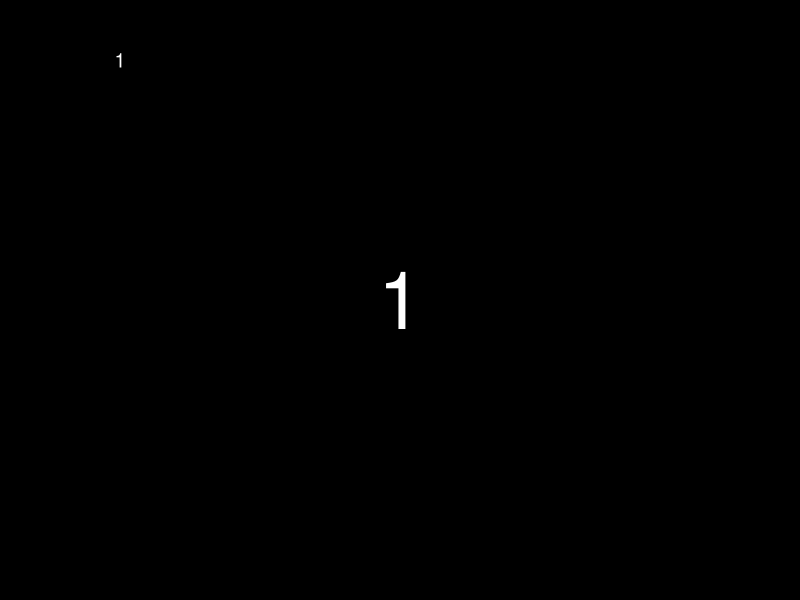
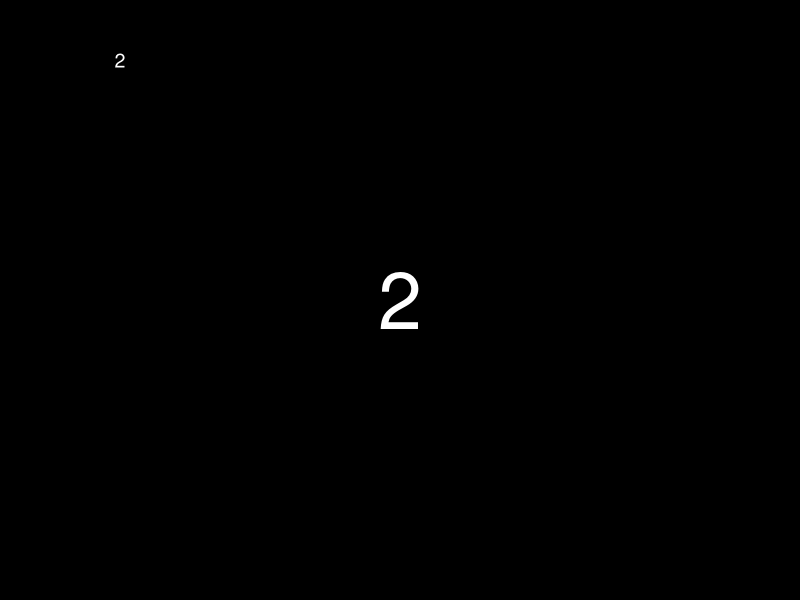
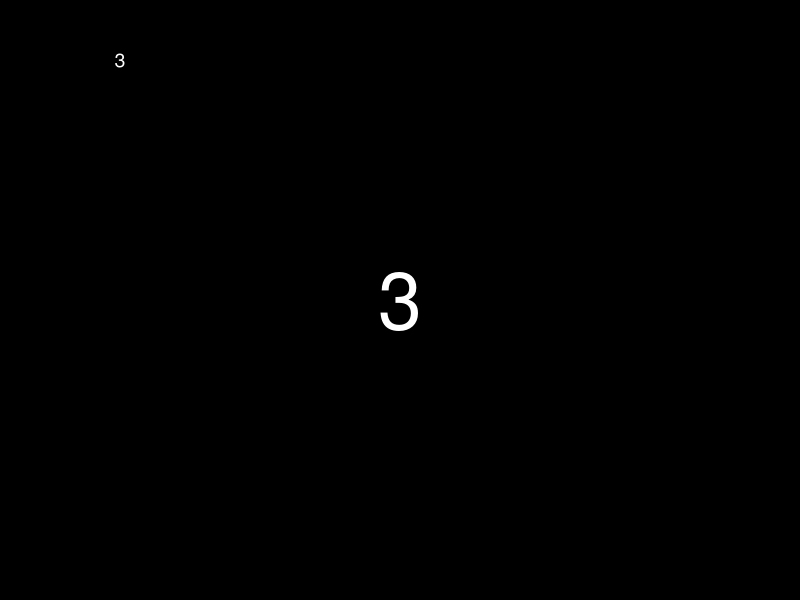
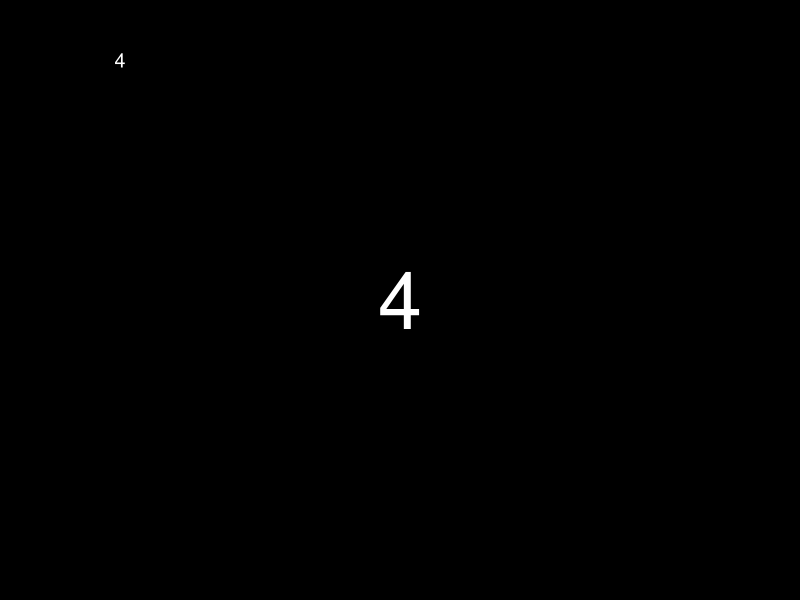
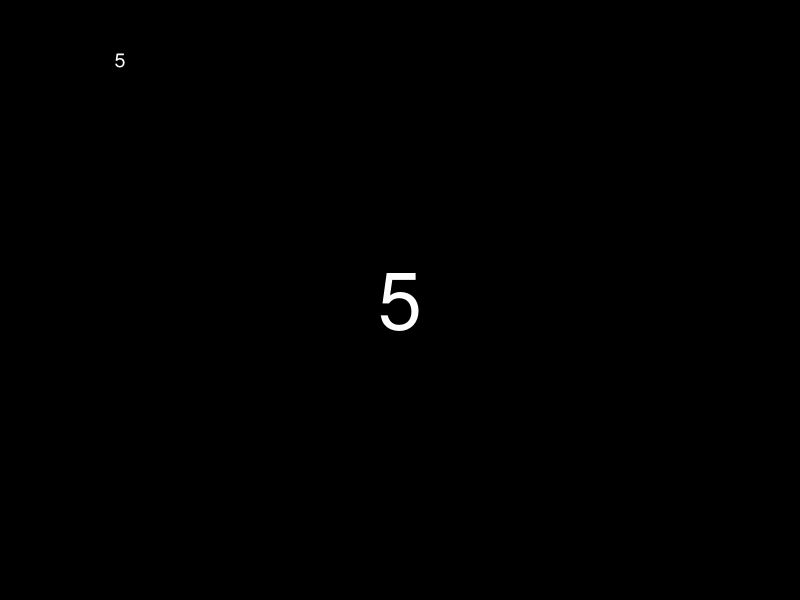
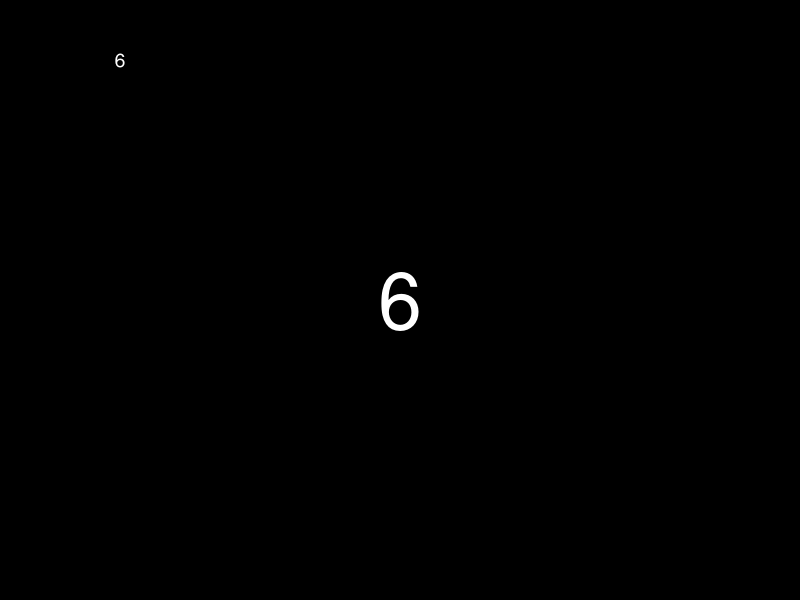
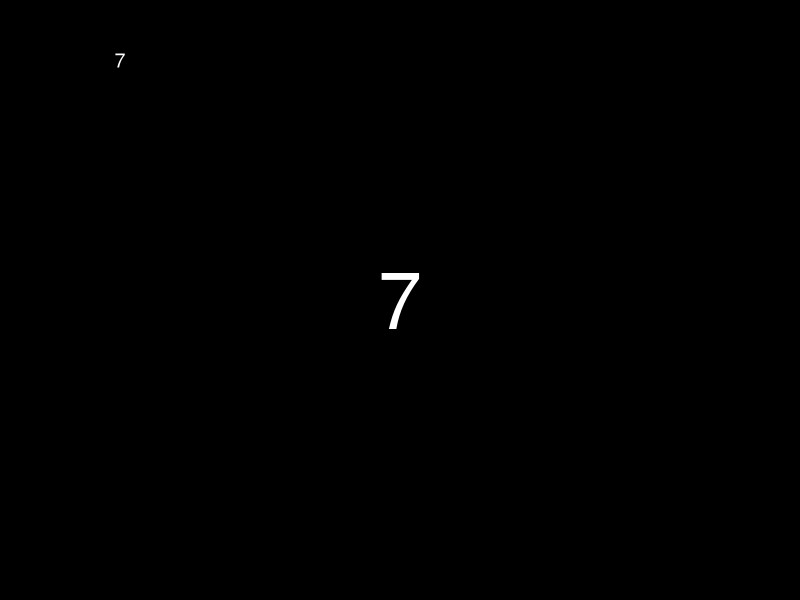
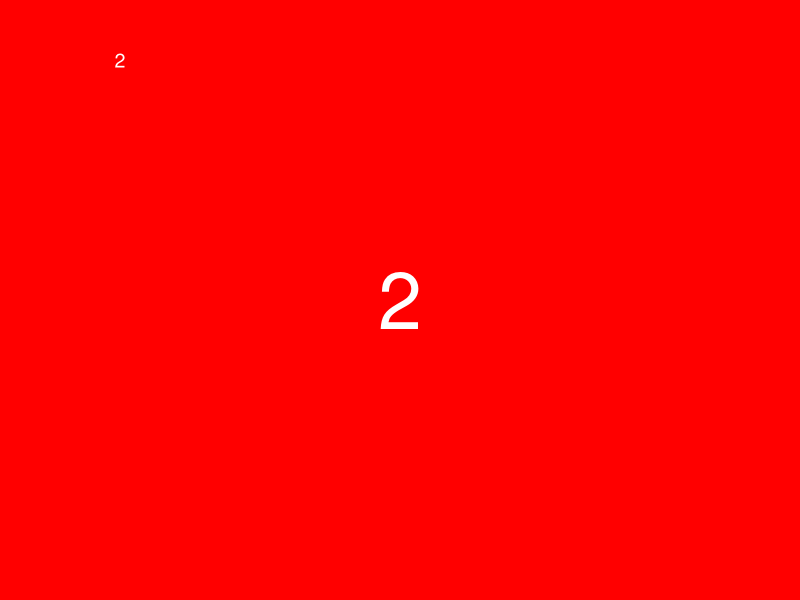

The R source for these figures, in order: (Note: this script raises an error after producing the figures.)
library(ggplot2)
library(tibble)
library(dplyr)
library(purrr)
library(glue)
library(tidyr)
library(readr)

game <- 'yokai'

# generate card list from raw structure + derived values
yokai_card_list <- expand_grid(suit = 1:7, rank = 1:7) %>% 
  mutate(rank = rank + suit - 1) %>%
  mutate(label = paste(game, rank, letters[suit], sep = '_'))
 
texas_card_list <- expand_grid(suit = 1:8, rank = 1:11) %>% 
  filter(rank <= (12-suit)) %>%
  mutate(rank_display = ifelse(suit == 1, rank - 1, rank), 
         rank_display = 10*(suit-1) + rank_display,
         label = glue('{rank_display}_{letters[suit]}')) %>%
  group_by(suit) %>%
  mutate(max_rank = max(rank_display)) %>%
  ungroup()

generic_card_list <- expand_grid(suit = 1:8, rank = 1:20) #what needs to be done about character vs int vs factor?

voodoo_card_list <- expand_grid(suit = 1:5, rank = 0:15)

#palettes
fill_cols <- c('black', 'red', 'orange', 'yellow', 'green', 'blue', 'purple', 'white') %>%
  set_names(1:8)

text_cols <- c('white', 'white', 'black', 'black', 'black', 'white', 'white', 'black') %>%
  set_names(1:8)

#ggplot theme
theme_card <- theme_void() +
  theme(strip.background = element_blank(), 
        strip.text = element_blank(), 
        panel.spacing = unit(0.1, 'mm'),
        legend.position = 'none')

#texas template
make_texas_card <- function(df){

  ggplot(df) +
    geom_rect(xmin = 0, xmax = 1, ymin = 0, ymax = 1, aes(fill = factor(suit))) +
    geom_text(x = 0.15, y = 0.9, hjust = 'center', size = 5, aes(label = rank_display, colour = factor(suit))) +
    geom_text(x = 0.5, y = 0.5, hjust = 'center', size = 20, aes(label = rank_display, colour = factor(suit))) +
    geom_text(x = 0.15, y = 0.1, hjust = 'center', size = 3, aes(label = max_rank, colour = factor(suit))) +
    scale_colour_manual(values = text_cols) +
    scale_fill_manual(values = fill_cols) +
    scale_x_continuous(limits = c(0,1), expand = c(0,0)) +
    scale_y_continuous(limits = c(0,1), expand = c(0,0)) +
    facet_grid(rank ~ suit) +
    theme_card
  
}

#yokai template
make_yokai_card <- function(df){
  
  ggplot(df) +
    geom_rect(xmin = 0, xmax = 1, ymin = 0, ymax = 1, aes(fill = factor(suit))) +
    geom_text(x = 0.15, y = 0.9, hjust = 'center', size = 5, aes(label = rank, colour = factor(suit))) +
    geom_text(x = 0.5, y = 0.5, hjust = 'center', size = 20, aes(label = rank, colour = factor(suit))) +
    scale_colour_manual(values = text_cols) +
    scale_fill_manual(values = fill_cols) +
    scale_x_continuous(limits = c(0,1), expand = c(0,0)) +
    scale_y_continuous(limits = c(0,1), expand = c(0,0)) +
    facet_grid(rank ~ suit) +
    theme_card
}

# make the card images
# would ideally like to do this *within* the data frame pipe
texas_card_list$card_image <- texas_card_list %>%
  group_split(suit, rank) %>%
  map(make_texas_card) 

yokai_card_list$card_image <- yokai_card_list %>%
  group_split(suit, rank) %>%
  map(make_yokai_card) 

# save, preferably as svg - defaults for pc.io
save_plot <- function(card_image, dir, label, file_type = 'svg', w = 1.03, h = 1.6, u = 'in', dpi = 100, ...){
  ggsave(glue('{dir}/{label}.{file_type}'), card_image, width = w, height = h, units = u, dpi = dpi)
}

# save all cards and generate csv
yokai_card_list %>%
  pwalk(save_plot, dir = game) %>%
  mutate(image = glue('https://raw.githubusercontent.com/mcgriffiths/cardgames/master/yokai/{label}.svg')) %>%
  select(label, image) %>%
  write_csv(glue('{game}/{game}_cards.csv'))
  
# generate and save deck
deck <- make_yokai_plot(yokai_card_list)
save_plot(deck, dir = game, label = paste(game, 'deck', sep = '_'), w = 7*1.03, h = 13*1.6)
